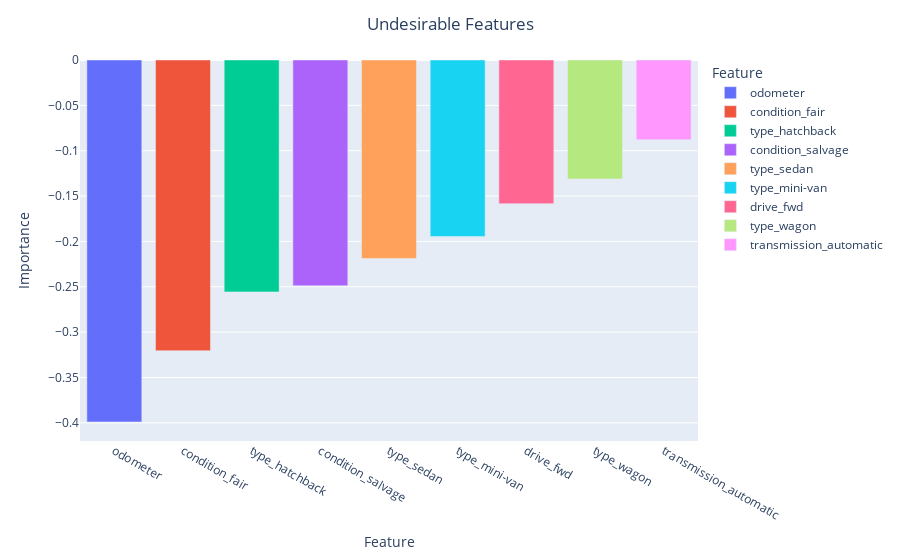

Notebook code for this chart:
### Markdown cell above
#### Plot of the most important undesirable features

### Code cell
pFig2 = px.bar(coeffs_neg_importance, x = 'feature', y = 'coefficient', color = 'feature',
               labels = {
                         "feature": "Feature",
                         "coefficient": "Importance",
                         "feature": "Feature"
                        })
pFig2.update_layout(
            title={
            'text' : 'Undesirable Features',
            'x':0.5,
            'xanchor': 'center'
        })
pFig2.show()

### Figure 1 — Plotly figure (JSON) as saved in the notebook; plotly's stock layout.template omitted (floating-point values rounded to 4 significant figures)
{"data": [{"alignmentgroup": "True", "hovertemplate": "Feature=%{x}<br>Importance=%{y}<extra></extra>", "legendgroup": "odometer", "marker": {"color": "#636efa", "pattern": {"shape": ""}}, "name": "odometer", "offsetgroup": "odometer", "orientation": "v", "showlegend": true, "textposition": "auto", "type": "bar", "x": ["odometer"], "xaxis": "x", "y": [-0.399], "yaxis": "y"}, {"alignmentgroup": "True", "hovertemplate": "Feature=%{x}<br>Importance=%{y}<extra></extra>", "legendgroup": "condition_fair", "marker": {"color": "#EF553B", "pattern": {"shape": ""}}, "name": "condition_fair", "offsetgroup": "condition_fair", "orientation": "v", "showlegend": true, "textposition": "auto", "type": "bar", "x": ["condition_fair"], "xaxis": "x", "y": [-0.3205], "yaxis": "y"}, {"alignmentgroup": "True", "hovertemplate": "Feature=%{x}<br>Importance=%{y}<extra></extra>", "legendgroup": "type_hatchback", "marker": {"color": "#00cc96", "pattern": {"shape": ""}}, "name": "type_hatchback", "offsetgroup": "type_hatchback", "orientation": "v", "showlegend": true, "textposition": "auto", "type": "bar", "x": ["type_hatchback"], "xaxis": "x", "y": [-0.2556], "yaxis": "y"}, {"alignmentgroup": "True", "hovertemplate": "Feature=%{x}<br>Importance=%{y}<extra></extra>", "legendgroup": "condition_salvage", "marker": {"color": "#ab63fa", "pattern": {"shape": ""}}, "name": "condition_salvage", "offsetgroup": "condition_salvage", "orientation": "v", "showlegend": true, "textposition": "auto", "type": "bar", "x": ["condition_salvage"], "xaxis": "x", "y": [-0.2489], "yaxis": "y"}, {"alignmentgroup": "True", "hovertemplate": "Feature=%{x}<br>Importance=%{y}<extra></extra>", "legendgroup": "type_sedan", "marker": {"color": "#FFA15A", "pattern": {"shape": ""}}, "name": "type_sedan", "offsetgroup": "type_sedan", "orientation": "v", "showlegend": true, "textposition": "auto", "type": "bar", "x": ["type_sedan"], "xaxis": "x", "y": [-0.2187], "yaxis": "y"}, {"alignmentgroup": "True", "hovertemplate": "Feature=%{x}<br>Importance=%{y}<extra></extra>", "legendgroup": "type_mini-van", "marker": {"color": "#19d3f3", "pattern": {"shape": ""}}, "name": "type_mini-van", "offsetgroup": "type_mini-van", "orientation": "v", "showlegend": true, "textposition": "auto", "type": "bar", "x": ["type_mini-van"], "xaxis": "x", "y": [-0.1945], "yaxis": "y"}, {"alignmentgroup": "True", "hovertemplate": "Feature=%{x}<br>Importance=%{y}<extra></extra>", "legendgroup": "drive_fwd", "marker": {"color": "#FF6692", "pattern": {"shape": ""}}, "name": "drive_fwd", "offsetgroup": "drive_fwd", "orientation": "v", "showlegend": true, "textposition": "auto", "type": "bar", "x": ["drive_fwd"], "xaxis": "x", "y": [-0.1584], "yaxis": "y"}, {"alignmentgroup": "True", "hovertemplate": "Feature=%{x}<br>Importance=%{y}<extra></extra>", "legendgroup": "type_wagon", "marker": {"color": "#B6E880", "pattern": {"shape": ""}}, "name": "type_wagon", "offsetgroup": "type_wagon", "orientation": "v", "showlegend": true, "textposition": "auto", "type": "bar", "x": ["type_wagon"], "xaxis": "x", "y": [-0.1311], "yaxis": "y"}, {"alignmentgroup": "True", "hovertemplate": "Feature=%{x}<br>Importance=%{y}<extra></extra>", "legendgroup": "transmission_automatic", "marker": {"color": "#FF97FF", "pattern": {"shape": ""}}, "name": "transmission_automatic", "offsetgroup": "transmission_automatic", "orientation": "v", "showlegend": true, "textposition": "auto", "type": "bar", "x": ["transmission_automatic"], "xaxis": "x", "y": [-0.088], "yaxis": "y"}], "layout": {"barmode": "relative", "legend": {"title": {"text": "Feature"}, "tracegroupgap": 0}, "margin": {"t": 60}, "title": {"text": "Undesirable Features", "x": 0.5, "xanchor": "center"}, "xaxis": {"anchor": "y", "categoryarray": ["odometer", "condition_fair", "type_hatchback", "condition_salvage", "type_sedan", "type_mini-van", "drive_fwd", "type_wagon", "transmission_automatic"], "categoryorder": "array", "domain": [0, 1], "title": {"text": "Feature"}}, "yaxis": {"anchor": "x", "domain": [0, 1], "title": {"text": "Importance"}}}}
